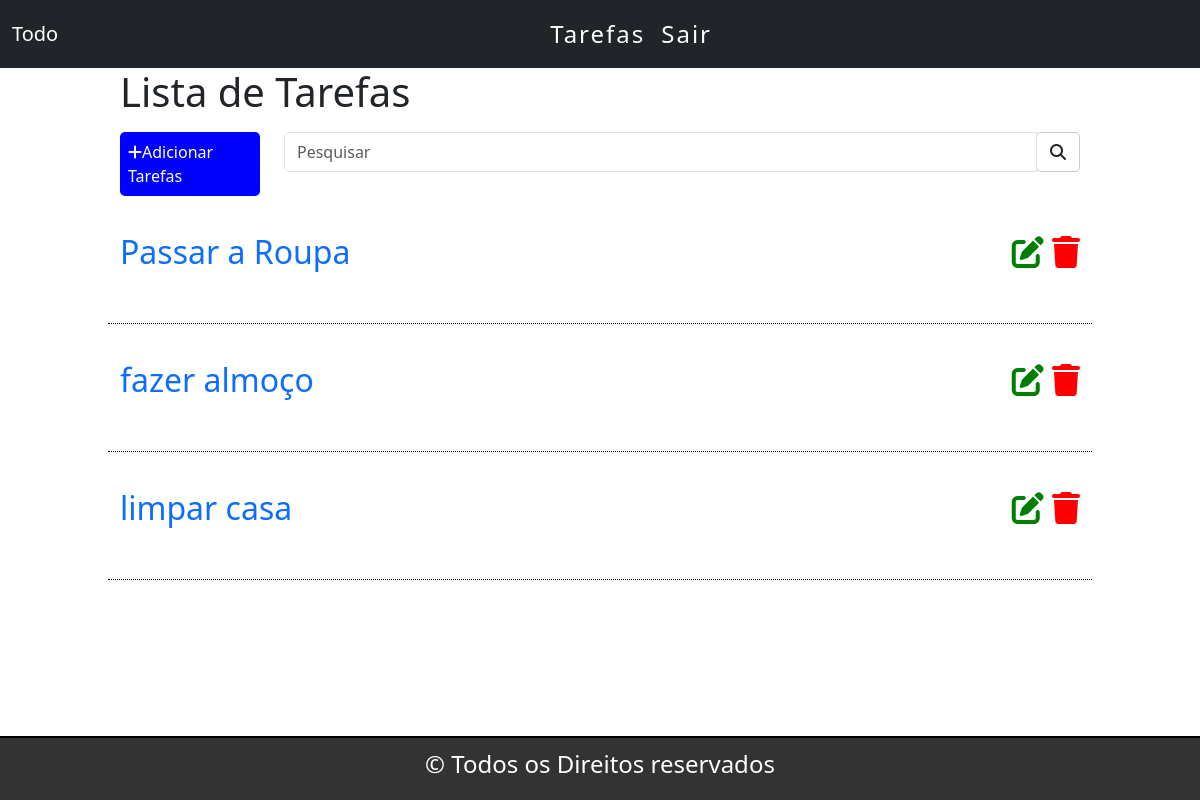
Before: / (signed in) with the older database file.
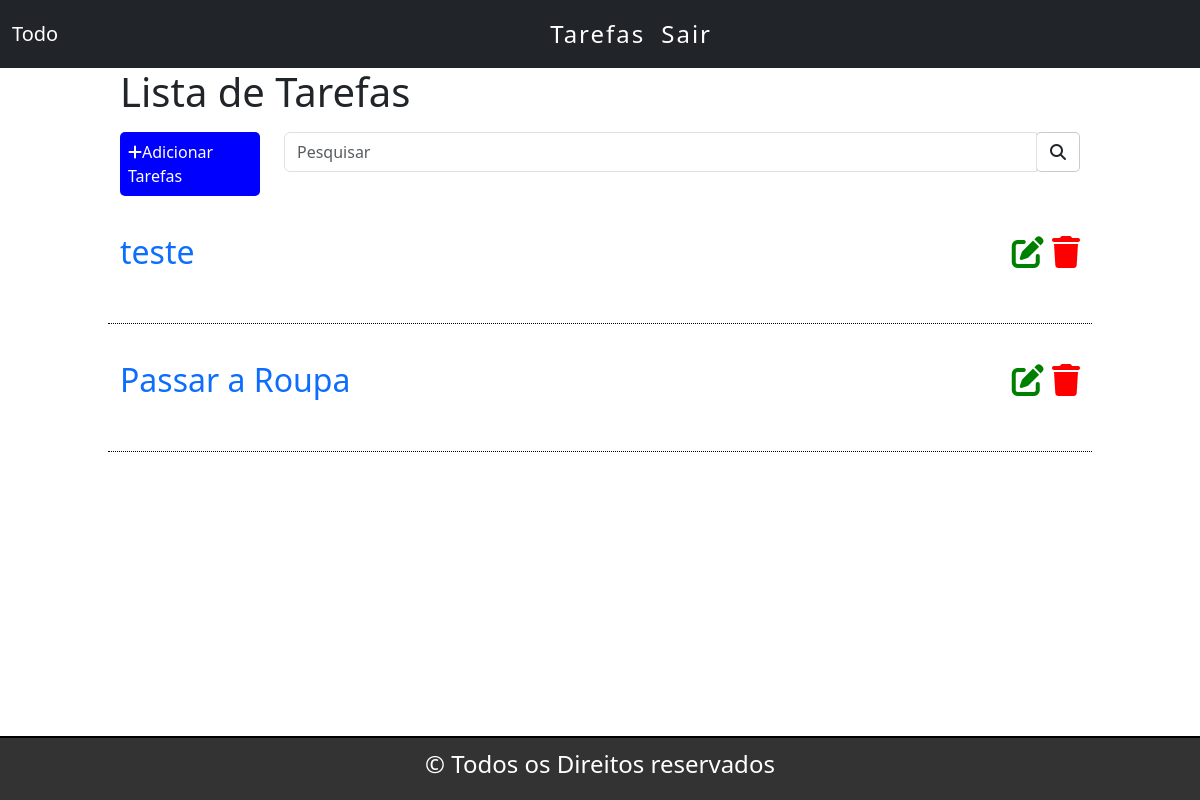
After: the same page with the newer database file.
### tarefas/models.py (models this page shows, shortened)
class Tarefas(models.Model):
    titulo = models.CharField(max_length=255)
    descricao = models.TextField()
    usuario = models.ForeignKey(get_user_model(), on_delete=models.CASCADE)
    created_at = models.DateTimeField(auto_now_add=True)
    update_at = models.DateTimeField(auto_now=True)

### tarefas/views.py (the view)
# urls.py: path('', views.listaTarefa, name='lista-tarefa'),
@login_required
def listaTarefa(request):
    tarefas_list = Tarefas.objects.all().order_by('-created_at').filter(usuario=request.user)
    search = request.GET.get('search')
    if search:
        tarefas = Tarefas.objects.filter(titulo__icontains=search, usuario=request.user)
        return render(request, 'tarefas/list.html', {'tarefas': tarefas})
    else:
        return render(request, 'tarefas/list.html', {'tarefas': tarefas_list})

### templates/tarefas/list.html (shortened to what this page needs)
{% extends 'base.html' %}
{% block content %}
<div class="list-div">
  <h1>Lista de Tarefas</h1>
  <div class="row barra">
    <div class="col-sm-2">
      <a id="add-button" href="novaTarefa/">
      <div class="add-div">
        <i class="fa fa-plus"></i>Adicionar Tarefas
      </div>
      </a>
    </div>
    <div class="col-sm-10">
      <form method="get" id="search-form">
        <div class="input-group">
          <input type="text" class="form-control" placeholder="Pesquisar" name="search" value="{{request.GET.search}}">
          <div class="input-group-btn">
            <button class="btn btn-default" id="search-btn" type="submit">
              <i class="fa fa-search"></i>
            </button>
          </div>
        </div>
      </form>
    </div>
  </div>
  {% for tarefa in tarefas %}
  <div class="row item">
    <div class="col-sm-10">
      <span><a class="link" href="/tarefa/{{tarefa.id}}">{{tarefa.titulo}}</a></span>
    </div>
    <div class="col-sm-2 icones ">
        <a href="edit/{{tarefa.id}}"><span><i class="fa fa-edit"></i></span></a>
        <a href="delete/{{tarefa.id}}" class="delete-btn" ><span><i class="fa fa-trash"></i></span></a>
    </div>
  </div>
  {% endfor %}
</div>
{% endblock %}

Changed rows visible on the page:
removed Tarefas: titulo "fazer almoço"
removed Tarefas: titulo "limpar casa"
added Tarefas: titulo "teste"
